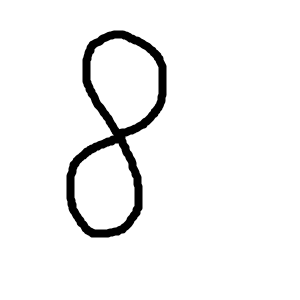
#> input picture p1109/data/eight.png, 300 x 300 px
$ jupyter execute --allow-errors p1109_02.ipynb
#> lines starting #> are read from the running program, lines starting #| are printed output that depends on the picture
[cell 1]
from sklearn import model_selection,svm, metrics
import pandas as pd
import numpy as np
from PIL import Image,ImageOps

#> (a cell that did not finish here is left out)

[cell 3]
# 픽셀의 정규화/ 0~225 숫자를 0-1 사이의 숫자로 정규화
# 이미지 한 장의 픽셀값->28 × 28 이미지 → 픽셀값 784개 → CSV의 한 행에 저장
def test(x):
    output = []
    for i in x:
        output.append(float(i)/256)
    return output

#> (a cell that did not finish here is left out)

#> (a cell that did not finish here is left out)

[cell 6]
# 데이터 학습 : 다른 알고리즘 사용해도 상관없음.
clf=svm.SVC()
#> (the rest of this cell did not finish here and is left out)

[cell 7]
# 이미지 열기, .convert("L"):흑백으로 변환
img=Image.open('data/eight.png').convert("L")
# 색상반전
img = ImageOps.invert(img)
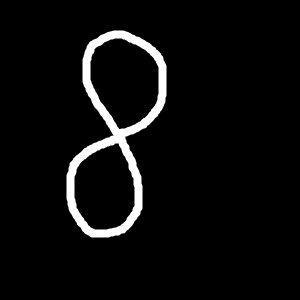
#> img: PIL image 300x300 L; min 0, max 255, mean 12.4

[cell 8]
# 숫자가 있는 영역만 추출
bbox= img.getbbox()
#> bbox = (66, 30, 167, 238)
img = img.crop(bbox)
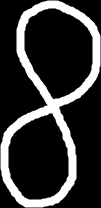
#> img: PIL image 101x208 L; min 0, max 255, mean 53.3

# 비율축소 20*20
img.thumbnail((20,20),Image.Resampling.LANCZOS)

# 배경사이즈 28*28
new_img = Image.new('L',(28,28),0)
#> new_img: PIL image 28x28 L; every value is 0

# 배경사이즈에 숫자를 가운데 붙여넣기
x=(28-img.width)//2
#> x = 9
y=(28-img.height)//2
#> y = 4
new_img.paste(img,(x,y))
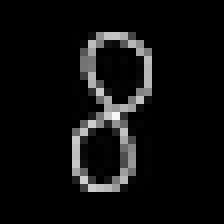
#> new_img: PIL image 28x28 L (shown 8 times larger); min 0, max 248, mean 14.7

[cell 9]
# 예측용 데이터-0-225
# 이미지를 실수 형태의 숫자 배열로
img_data = np.array(new_img,dtype=np.float32)

# reshape(1,784): 28×28 배열을 1행 × 784열로 펼침, 현재 데이터처럼
flat_img_data = img_data.reshape(1,784)/256.0

$ run again, with p1109/data/a4.png copied over p1109/data/eight.png
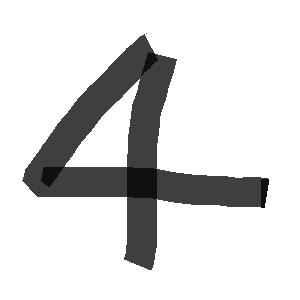
#> input picture p1109/data/a4.png, 300 x 300 px
#> bbox = (22, 33, 269, 270)
#> `img = img.crop(bbox)`:
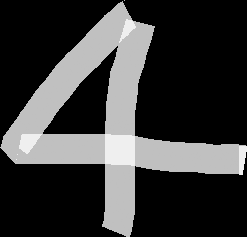
#> img: PIL image 247x237 L; min 0, max 239, mean 57.9
#> `new_img.paste(img,(x,y))`:
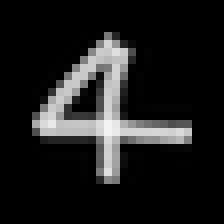
#> new_img: PIL image 28x28 L (shown 8 times larger); min 0, max 243, mean 28.7

$ run again, with p1109/data/a6.png copied over p1109/data/eight.png
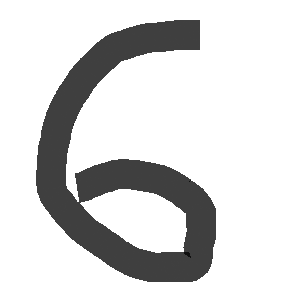
#> input picture p1109/data/a6.png, 300 x 300 px
#> `img = ImageOps.invert(img)`:
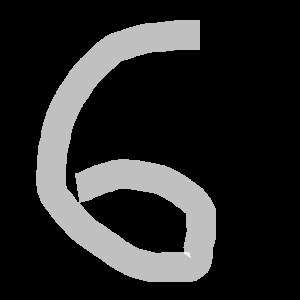
#> img: PIL image 300x300 L; min 0, max 239, mean 39.2
#> bbox = (36, 20, 216, 282)
#> `new_img.paste(img,(x,y))`:
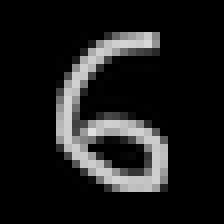
#> new_img: PIL image 28x28 L (shown 8 times larger); min 0, max 224, mean 27.5
